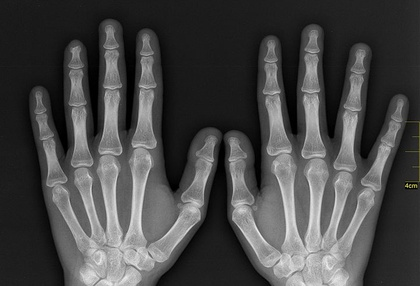
%> input picture src/Exp4/xray.jpg, 420 x 286 px, shrunk from 719 x 490 before the run
$ octave exp4_task1_b204.m   (GNU Octave 9; MATLAB toolbox functions it lacks are replaced by stand-ins)
%> lines starting %> are read from the running program, lines starting %| are printed output that depends on the picture
#low pass filtering
img1 = imread('xray.jpg');
%> img1 is the input picture: size 286x420x3 uint8; mean R, G, B 71.4, 71.4, 71.4
img1 = rgb2gray(img1);
%> img1: size 286x420 uint8
gimg = imnoise(img1,'gaussian');
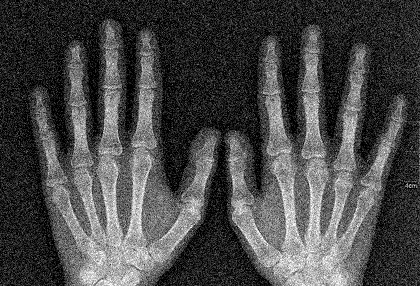
%> gimg: size 286x420 uint8; min 0, max 255, mean 72.6
gimg = double(gimg);
%> gimg: size 286x420 double
[row col] = size(gimg);
%> row = 286; col = 420
w = [1 1 1;1 1 1;1 1 1]/9;

for i=2:row-1
  for j =2:col-1
    rimg(i,j)=w(1)*gimg(i-1,j-1)+w(2)*gimg(i-1,j)+w(3)*gimg(i-1,j+1)+w(4)*gimg(i,j-1)+w(5)*gimg(i,j)+w(6)*gimg(i,j+1)+w(7)*gimg(i+1,j-1)+w(8)*gimg(i+1,j)+w(9)*gimg(i+1,j+1);
  endfor
endfor
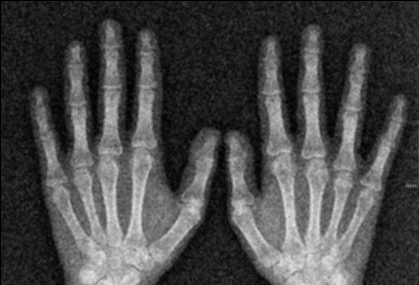
%> rimg: size 285x419 double; min 0, max 236.4, mean 72.5

subplot(2,1,1);imshow(uint8(gimg));title('image with noise');
subplot(2,1,2);imshow(uint8(rimg));title('Lowpass filtered image');
